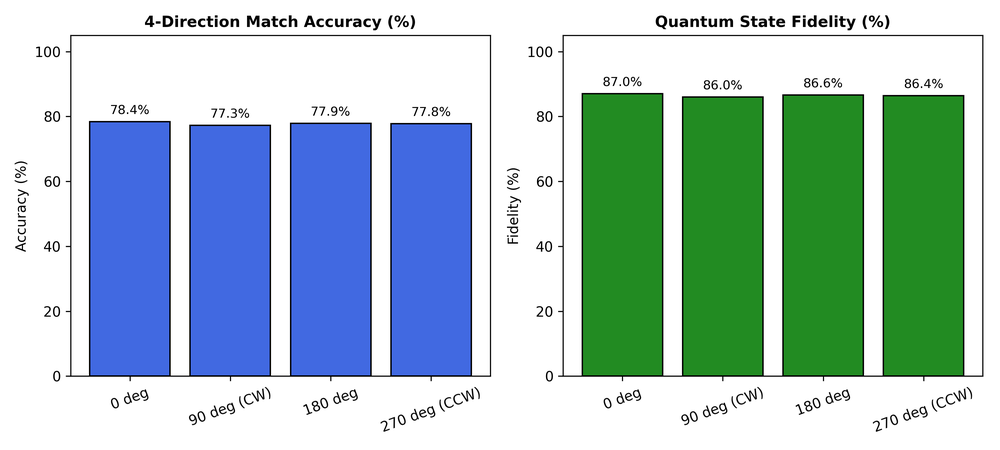
#> input picture match_report.png, 1000 x 450 px, shrunk from 3000 x 1350 before the run
$ python -i quantum_sift_entropy.py   (imports and definitions only)
#> lines starting #> are read from the running program, lines starting #| are printed output that depends on the picture
#> further down, picture is the input picture: shape (450, 1000, 3); mean B, G, R 196.6, 196, 168.5
"""
Quantum SIFT/SURF & Von Neumann Entropy Feature Matching Module.
Integrates 4-directional cardinal rotation and quantum density matrix formulations.
"""

import numpy as np
import cv2
from scipy.linalg import sqrtm
from typing import Dict, Any, Tuple, Optional


def extract_sift_density_matrix(image: np.ndarray, max_keypoints: int = 128) -> Dict[str, Any]:
    """
    Extract SIFT keypoint descriptors, map to pure quantum states in 7-qubit space,
    and compute the response-weighted statistical ensemble density matrix rho.
    """
#> called with max_keypoints = 128
    if len(image.shape) == 3:
        gray = cv2.cvtColor(image, cv2.COLOR_BGR2GRAY)
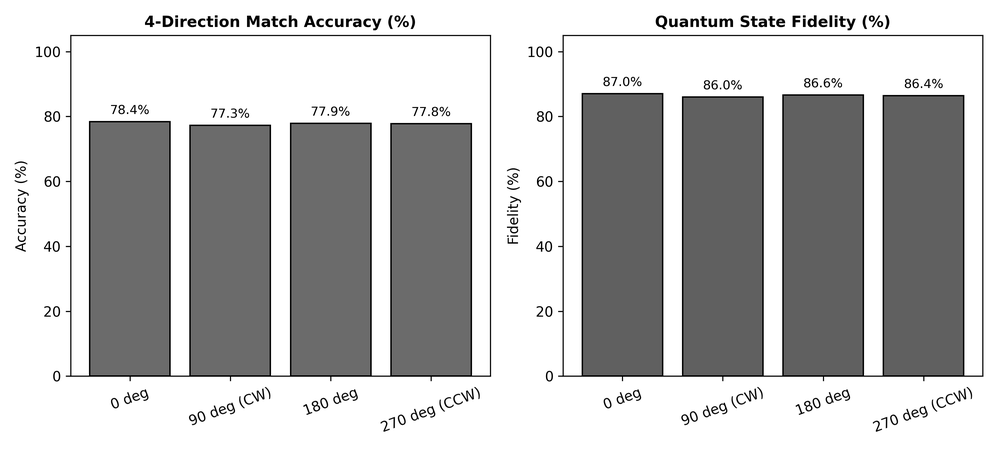
#> gray: shape (450, 1000); min 0, max 255, mean 188
    else:
        gray = image.copy()

    try:
        detector = cv2.SIFT_create(nfeatures=max_keypoints)
        keypoints, descriptors = detector.detectAndCompute(gray, None)
#> keypoints = 130 keypoints; strongest (x, y, size): (224, 23, 2.4), (812, 23, 2.4), (168, 21, 3.1), (238, 25, 2.1)
    except Exception:
        detector = cv2.ORB_create(nfeatures=max_keypoints)
        keypoints, descriptors = detector.detectAndCompute(gray, None)
        if descriptors is not None:
            padded = np.zeros((descriptors.shape[0], 128), dtype=np.float32)
            padded[:, :descriptors.shape[1]] = descriptors
            descriptors = padded

    dim = 128
    if descriptors is None or len(descriptors) == 0:
        rho = np.eye(dim, dtype=np.float64) / dim
        return {
            "keypoints": [],
            "descriptors": None,
            "density_matrix": rho,
            "num_kps": 0
        }

    norms = np.linalg.norm(descriptors, axis=1, keepdims=True)
#> norms = 130 values, max 513 at index 86, min 510.8 at index 73, mean 512.1
    norms[norms == 0] = 1e-12
    psi = (descriptors / norms).astype(np.float64)
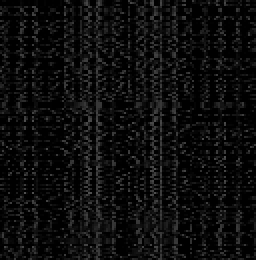
#> psi: shape (130, 128) float64 (shown 2 times larger); min 0, max 0.314, mean 0.054

    responses = np.array([kp.response for kp in keypoints], dtype=np.float64)
#> responses = 130 values, max 0.144 at index 4, min 0.118 at index 127, mean 0.126
    if np.sum(responses) == 0 or np.isnan(np.sum(responses)):
        weights = np.ones(len(keypoints), dtype=np.float64) / len(keypoints)
    else:
        weights = responses / np.sum(responses)
#> weights = 130 values, max 0.00881 at index 4, min 0.00718 at index 127, mean 0.00769

    rho = np.dot(psi.T * weights, psi)
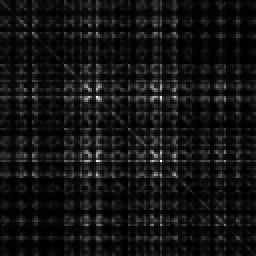
#> rho: shape (128, 128) float64 (shown 2 times larger); min 5.49e-06, max 0.0375, mean 0.00293; drawn with min black and max white
    rho = 0.5 * (rho + rho.T)
    trace = np.trace(rho)
#> trace = 1
    if trace > 0:
        rho = rho / trace
    else:
        rho = np.eye(dim, dtype=np.float64) / dim

    return {
        "keypoints": keypoints,
        "descriptors": psi,
        "density_matrix": rho,
        "num_kps": len(keypoints)
    }


# [91 lines left out: functions compute_von_neumann_entropy, compute_quantum_jsd, compute_mixed_state_fidelity, compute_4direction_sift_match, not called in this run]

>>> import cv2
>>> picture = cv2.imread('../../match_report.png')
>>> result = extract_sift_density_matrix(picture)
#> result = 4 items
